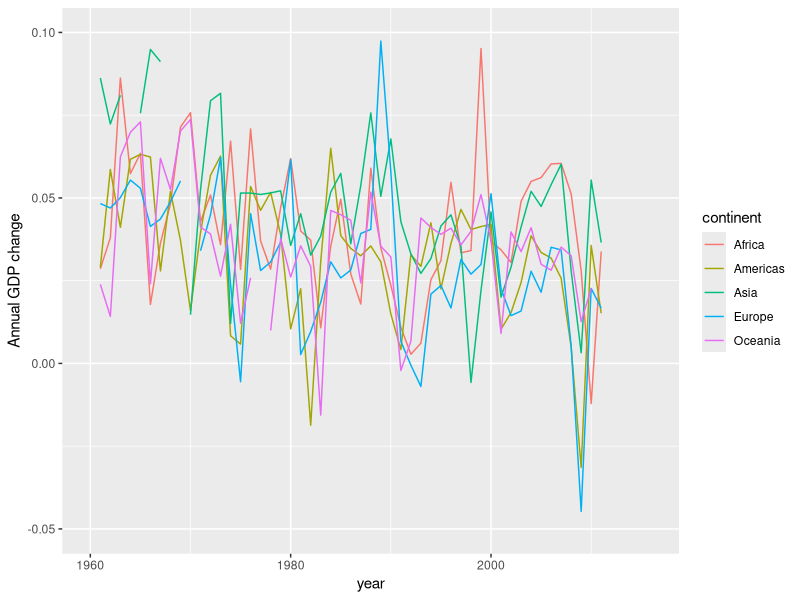

Recreate this plot in R.
## ---- chunk 1
library(tidyverse)
library(tibble)
library(dplyr)
library(ggplot2)
library(dslabs)
library(scales)
## ---- chunk 2
gapminder%>%
  arrange(country)%>%
  select(country, year,gdp)%>%
  mutate(previous_year_gdp= lag(gdp, order_by = country))
## ---- chunk 3
gapminder%>%
  select(continent, year,gdp)%>%
  group_by(continent, year) %>%
  summarise_at(vars(gdp),sum,na.rm=TRUE)%>%
  mutate(previous_year_gdp= lag(gdp))%>%
  mutate(change=(gdp/previous_year_gdp-1))
## ---- chunk 4

glimpse(gapminder)

gapminder%>%
  select(continent, year,gdp)%>%
  group_by(continent, year) %>%
  summarise_at(vars(gdp),sum,na.rm=TRUE)%>%
  mutate(previous_year_gdp= lag(gdp))%>%
  mutate(change=(gdp/previous_year_gdp-1))%>%
  ggplot(aes(x=year,y=change,group=continent,color=continent))+
  geom_line()+
  scale_y_continuous(name="Annual GDP change", limits=c(-0.05,0.1))
## ---- chunk 5
gapminder %>%
  arrange(country)%>%
  select(country, year,gdp,region)%>%
  mutate(py_gdp = lag(gdp))%>%
  mutate(growth=gdp/py_gdp-1)%>%
  group_by(region)%>%
  mutate(mgr=mean(growth,na.rm=TRUE))%>%
  mutate(diff = growth-mgr )%>%
  arrange(diff)

  
